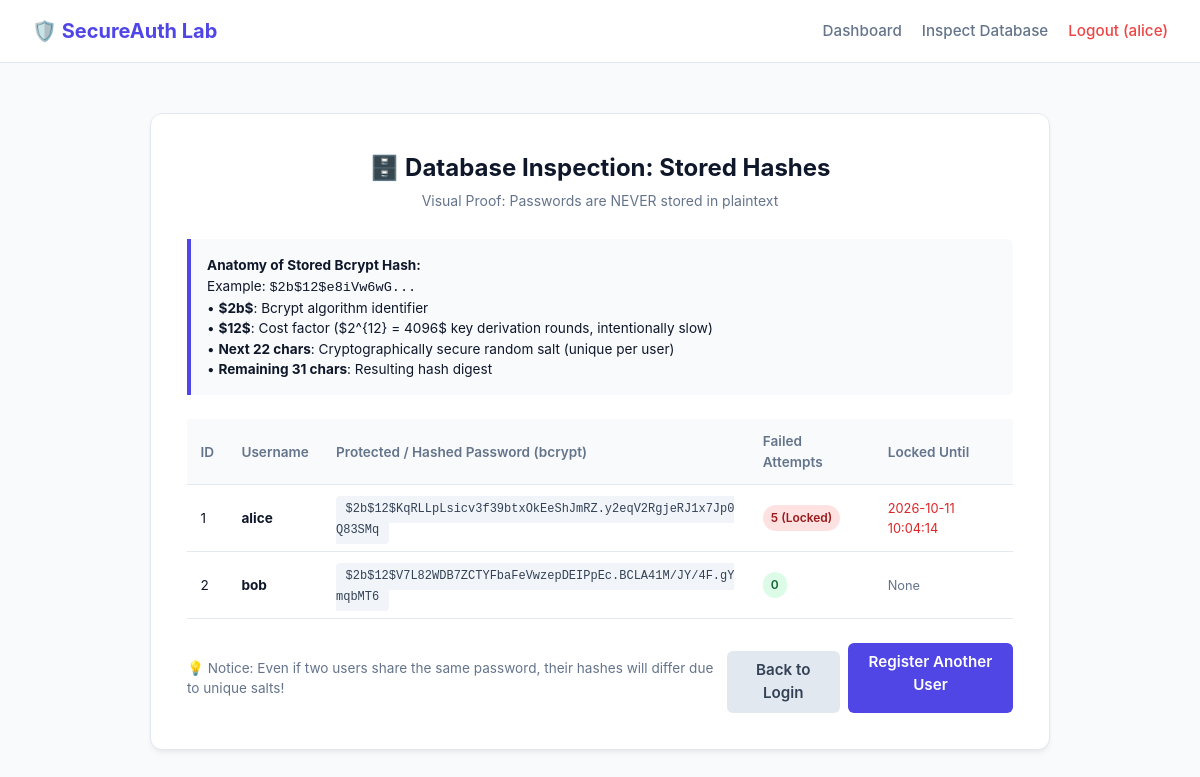
The app's page /inspect-db (signed in) with its own data.
### tables this page shows
CREATE TABLE users (
    id INTEGER PRIMARY KEY AUTOINCREMENT,
    username TEXT UNIQUE NOT NULL,
    password_hash TEXT NOT NULL,
    failed_attempts INTEGER NOT NULL DEFAULT 0,
    locked_until TEXT DEFAULT NULL,
    created_at TIMESTAMP DEFAULT CURRENT_TIMESTAMP
);

### app.py (the view)
@app.route("/inspect-db")
def inspect_db():
    users = db.get_all_users()
    return render_template("inspect_db.html", users=users)

### db.py (called while the page is built)
def get_db():
    conn = sqlite3.connect(DATABASE_PATH)
    conn.row_factory = sqlite3.Row
    return conn

def get_all_users():
    conn = get_db()
    cursor = conn.cursor()
    cursor.execute("SELECT id, username, password_hash, failed_attempts, locked_until, created_at FROM users")
    users = cursor.fetchall()
    conn.close()
    return users

### templates/inspect_db.html (shortened to what this page needs)
{% extends "base.html" %}
{% block content %}
<div class="card card-wide">
    <div class="card-header">
        <h1 class="card-title">🗄️ Database Inspection: Stored Hashes</h1>
        <p class="card-subtitle">Visual Proof: Passwords are NEVER stored in plaintext</p>
    </div>
    <div class="security-box" style="margin-top: 0; margin-bottom: 1.5rem;">
        <strong>Anatomy of Stored Bcrypt Hash:</strong>
        <p>Example: <code>$2b$12$e8iVw6wG...</code></p>
        <p>• <strong>$2b$</strong>: Bcrypt algorithm identifier</p>
        <p>• <strong>$12$</strong>: Cost factor ($2^{12} = 4096$ key derivation rounds, intentionally slow)</p>
        <p>• <strong>Next 22 chars</strong>: Cryptographically secure random salt (unique per user)</p>
        <p>• <strong>Remaining 31 chars</strong>: Resulting hash digest</p>
    </div>
    <div class="table-wrapper">
        <table>
            <thead>
                <tr>
                    <th>ID</th>
                    <th>Username</th>
                    <th>Protected / Hashed Password (bcrypt)</th>
                    <th>Failed Attempts</th>
                    <th>Locked Until</th>
                </tr>
            </thead>
            <tbody>
                {% if users %}
                    {% for u in users %}
                        <tr>
                            <td>{{ u.id }}</td>
                            <td><strong>{{ u.username }}</strong></td>
                            <td><span class="hash-cell">{{ u.password_hash }}</span></td>
                            <td>
                                {% if u.failed_attempts >= 5 %}
                                    <span class="badge badge-danger">{{ u.failed_attempts }} (Locked)</span>
                                {% elif u.failed_attempts > 0 %}
                                    <span class="badge badge-warning">{{ u.failed_attempts }}</span>
                                {% else %}
                                    <span class="badge badge-success">0</span>
                                {% endif %}
                            </td>
                            <td>
                                {% if u.locked_until %}
                                    <span style="color: #dc2626; font-size: 0.8rem;">{{ u.locked_until }}</span>
                                {% else %}
                                    <span style="color: #64748b; font-size: 0.8rem;">None</span>
                                {% endif %}
                            </td>
                        </tr>
                    {% endfor %}
                {% else %}
                    <tr>
                        <td colspan="5" style="text-align: center; color: var(--text-muted); padding: 2rem;">
                            No users registered yet. <a href="{{ url_for('register') }}">Register a user</a> to inspect hashed credentials.
                        </td>
                    </tr>
                {% endif %}
            </tbody>
        </table>
    </div>
    <div style="margin-top: 1.5rem; display: flex; justify-content: space-between; align-items: center;">
        <span style="font-size: 0.85rem; color: var(--text-muted);">
            💡 Notice: Even if two users share the same password, their hashes will differ due to unique salts!
        </span>
        <div style="display: flex; gap: 0.5rem;">
            <a href="{{ url_for('login') }}" class="btn btn-secondary" style="width: auto; padding: 0.5rem 1rem;">Back to Login</a>
            <a href="{{ url_for('register') }}" class="btn btn-primary" style="width: auto; padding: 0.5rem 1rem;">Register Another User</a>
        </div>
    </div>
</div>
{% endblock %}

### templates/base.html (shortened to what this page needs)
<!DOCTYPE html>
<html lang="en">
<head>
    <link rel="stylesheet" href="{{ url_for('static', filename='style.css') }}">
</head>
<body>
    <header>
        <nav class="navbar">
            <a href="{{ url_for('index') }}" class="nav-brand">
                🛡️ SecureAuth Lab
            </a>
            <div class="nav-links">
                {% if session.get('user_id') %}
                    <a href="{{ url_for('dashboard') }}">Dashboard</a>
                    <a href="{{ url_for('inspect_db') }}">Inspect Database</a>
                    <a href="{{ url_for('logout') }}" style="color: #ef4444;">Logout ({{ session.get('username') }})</a>
                {% else %}
                    <a href="{{ url_for('login') }}">Login</a>
                    <a href="{{ url_for('register') }}">Register</a>
                    <a href="{{ url_for('inspect_db') }}">Inspect DB</a>
                {% endif %}
            </div>
        </nav>
    </header>
    <main class="main-content">
        {% block content %}{% endblock %}
    </main>
</body>
</html>

### static/style.css (style rules this page uses)
:root { --primary: #4f46e5; --primary-hover: #4338ca; --bg-main: #f8fafc; --card-bg: #ffffff; --text-primary: #0f172a; --text-muted: #64748b; --border: #e2e8f0; --success-bg: #dcfce7; --success-text: #166534; --danger-bg: #fee2e2; --danger-text: #991b1b; --warning-bg: #fef3c7; --warning-text: #92400e; --info-bg: #e0f2fe; --info-text: #075985; }
* { box-sizing: border-box; margin: 0; padding: 0; }
body { font-family: -apple-system, BlinkMacSystemFont, "Segoe UI", Roboto, "Helvetica Neue", Arial, sans-serif; background-color: var(--bg-main); color: var(--text-primary); line-height: 1.5; min-height: 100vh; display: flex; flex-direction: column; }
.navbar { background-color: var(--card-bg); border-bottom: 1px solid var(--border); padding: 1rem 2rem; display: flex; justify-content: space-between; align-items: center; }
.nav-brand { font-weight: 700; font-size: 1.25rem; color: var(--primary); text-decoration: none; display: flex; align-items: center; gap: 0.5rem; }
.nav-links { display: flex; gap: 1.25rem; align-items: center; }
.nav-links a { color: var(--text-muted); text-decoration: none; font-size: 0.95rem; font-weight: 500; transition: color 0.15s ease; }
.main-content { flex: 1; display: flex; justify-content: center; align-items: center; padding: 2rem 1rem; }
.card { background-color: var(--card-bg); border: 1px solid var(--border); border-radius: 12px; box-shadow: 0 4px 6px -1px rgba(0, 0, 0, 0.05), 0 2px 4px -2px rgba(0, 0, 0, 0.05); padding: 2.25rem; width: 100%; max-width: 460px; }
.card-wide { max-width: 900px; }
.card-header { text-align: center; margin-bottom: 1.75rem; }
.card-title { font-size: 1.5rem; font-weight: 700; color: var(--text-primary); }
.card-subtitle { font-size: 0.875rem; color: var(--text-muted); margin-top: 0.25rem; }
.btn { display: inline-block; width: 100%; padding: 0.75rem; font-size: 0.95rem; font-weight: 600; text-align: center; border: none; border-radius: 6px; cursor: pointer; text-decoration: none; transition: background-color 0.15s ease; }
.btn-primary { background-color: var(--primary); color: #ffffff; }
.btn-secondary { background-color: #e2e8f0; color: #334155; margin-top: 0.5rem; }
.badge { display: inline-block; padding: 0.25rem 0.5rem; font-size: 0.75rem; font-weight: 600; border-radius: 9999px; }
.badge-success { background-color: var(--success-bg); color: var(--success-text); }
.badge-danger { background-color: var(--danger-bg); color: var(--danger-text); }
.table-wrapper { overflow-x: auto; margin-top: 1rem; }
table { width: 100%; border-collapse: collapse; font-size: 0.85rem; text-align: left; }
th, td { padding: 0.75rem 0.85rem; border-bottom: 1px solid var(--border); }
th { background-color: #f8fafc; font-weight: 600; color: var(--text-muted); }
.hash-cell { font-family: ui-monospace, SFMono-Regular, Menlo, Monaco, Consolas, monospace; font-size: 0.75rem; word-break: break-all; color: #334155; background: #f1f5f9; padding: 0.4rem 0.6rem; border-radius: 4px; }
.security-box { background: #f8fafc; border-left: 4px solid var(--primary); padding: 1rem; border-radius: 0 6px 6px 0; margin-top: 1.5rem; font-size: 0.85rem; }

### records on screen
users: get "alice", id "1", username "alice", password_hash "$2b$12$KqRLLpLsicv3f39btxOkEeShJmRZ.y2eqV2RgjeRJ1x7Jp0Q83SMq", failed_attempts "5", locked_until "2026-10-11 10:04:14"
users: id "2", username "bob", password_hash "$2b$12$V7L82WDB7ZCTYFbaFeVwzepDEIPpEc.BCLA41M/JY/4F.gYmqbMT6", failed_attempts "0", shows "None"
